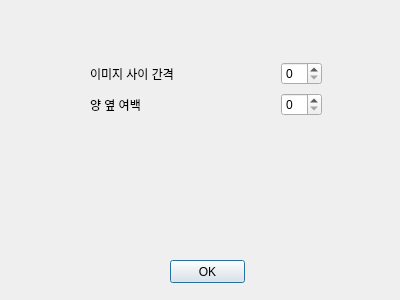
<?xml version="1.0" encoding="UTF-8"?>
<ui version="4.0">
 <class>SettingDialog</class>
 <widget class="QDialog" name="SettingDialog">
  <property name="geometry">
   <rect>
    <x>0</x>
    <y>0</y>
    <width>400</width>
    <height>300</height>
   </rect>
  </property>
  <property name="windowTitle">
   <string>Dialog</string>
  </property>
  <widget class="QPushButton" name="pushButton_OK">
   <property name="geometry">
    <rect>
     <x>170</x>
     <y>260</y>
     <width>75</width>
     <height>23</height>
    </rect>
   </property>
   <property name="text">
    <string>OK</string>
   </property>
  </widget>
  <widget class="QWidget" name="">
   <property name="geometry">
    <rect>
     <x>90</x>
     <y>60</y>
     <width>232</width>
     <height>60</height>
    </rect>
   </property>
   <layout class="QVBoxLayout" name="verticalLayout_3">
    <item>
     <layout class="QHBoxLayout" name="horizontalLayout">
      <item>
       <widget class="QLabel" name="label">
        <property name="text">
         <string>이미지 사이 간격</string>
        </property>
       </widget>
      </item>
      <item>
       <spacer name="horizontalSpacer">
        <property name="orientation">
         <enum>Qt::Horizontal</enum>
        </property>
        <property name="sizeHint" stdset="0">
         <size>
          <width>40</width>
          <height>20</height>
         </size>
        </property>
       </spacer>
      </item>
      <item>
       <spacer name="horizontalSpacer_2">
        <property name="orientation">
         <enum>Qt::Horizontal</enum>
        </property>
        <property name="sizeHint" stdset="0">
         <size>
          <width>40</width>
          <height>20</height>
         </size>
        </property>
       </spacer>
      </item>
      <item>
       <widget class="QSpinBox" name="spinBox_spacing"/>
      </item>
     </layout>
    </item>
    <item>
     <layout class="QHBoxLayout" name="horizontalLayout_2">
      <item>
       <widget class="QLabel" name="label_2">
        <property name="text">
         <string>양 옆 여백</string>
        </property>
       </widget>
      </item>
      <item>
       <spacer name="horizontalSpacer_4">
        <property name="orientation">
         <enum>Qt::Horizontal</enum>
        </property>
        <property name="sizeHint" stdset="0">
         <size>
          <width>37</width>
          <height>17</height>
         </size>
        </property>
       </spacer>
      </item>
      <item>
       <spacer name="horizontalSpacer_3">
        <property name="orientation">
         <enum>Qt::Horizontal</enum>
        </property>
        <property name="sizeHint" stdset="0">
         <size>
          <width>37</width>
          <height>17</height>
         </size>
        </property>
       </spacer>
      </item>
      <item>
       <widget class="QSpinBox" name="spinBox_margin"/>
      </item>
     </layout>
    </item>
   </layout>
  </widget>
  <zorder>spinBox_spacing</zorder>
  <zorder>label</zorder>
  <zorder>label_2</zorder>
  <zorder>spinBox_margin</zorder>
  <zorder>horizontalSpacer</zorder>
  <zorder>spinBox_spacing</zorder>
  <zorder>horizontalSpacer_2</zorder>
  <zorder>horizontalSpacer_3</zorder>
  <zorder>horizontalSpacer_4</zorder>
  <zorder>verticalLayoutWidget</zorder>
  <zorder>pushButton_OK</zorder>
 </widget>
 <resources/>
 <connections/>
</ui>
